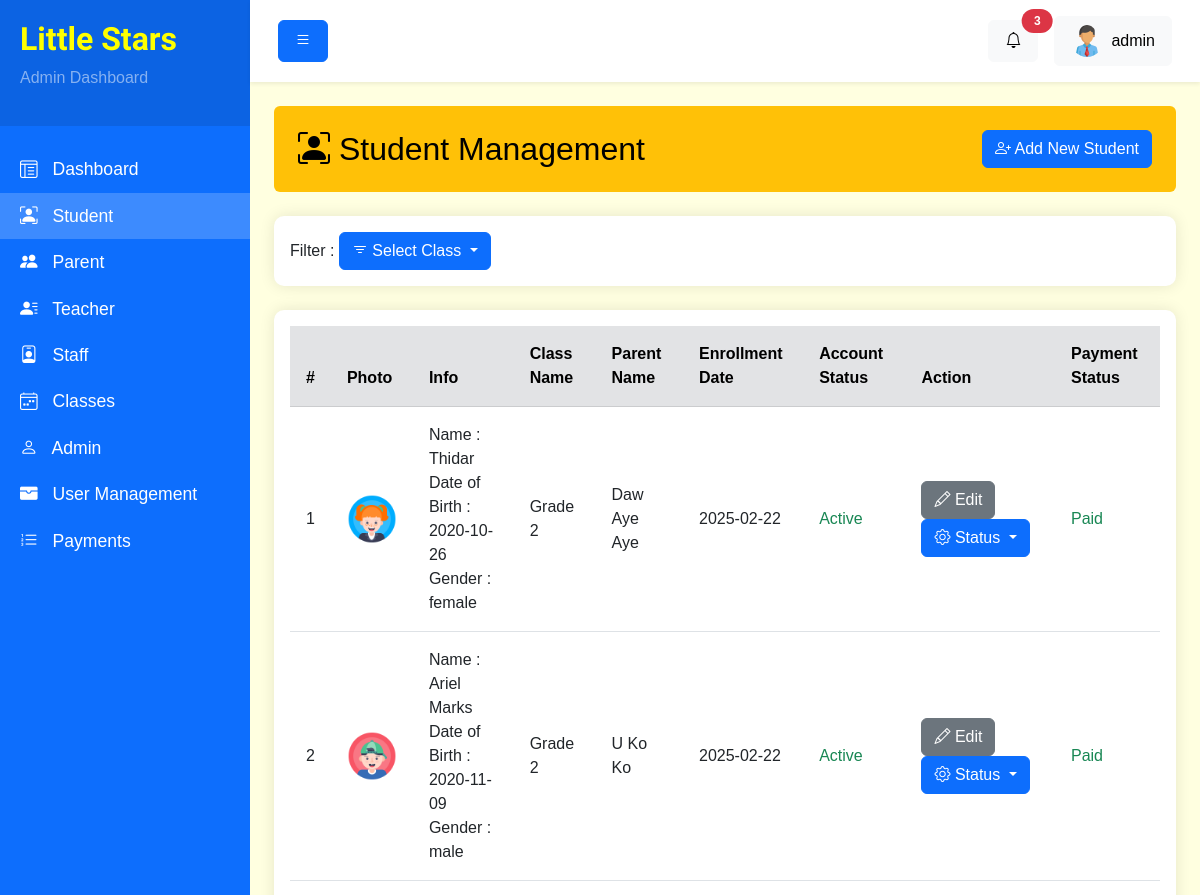
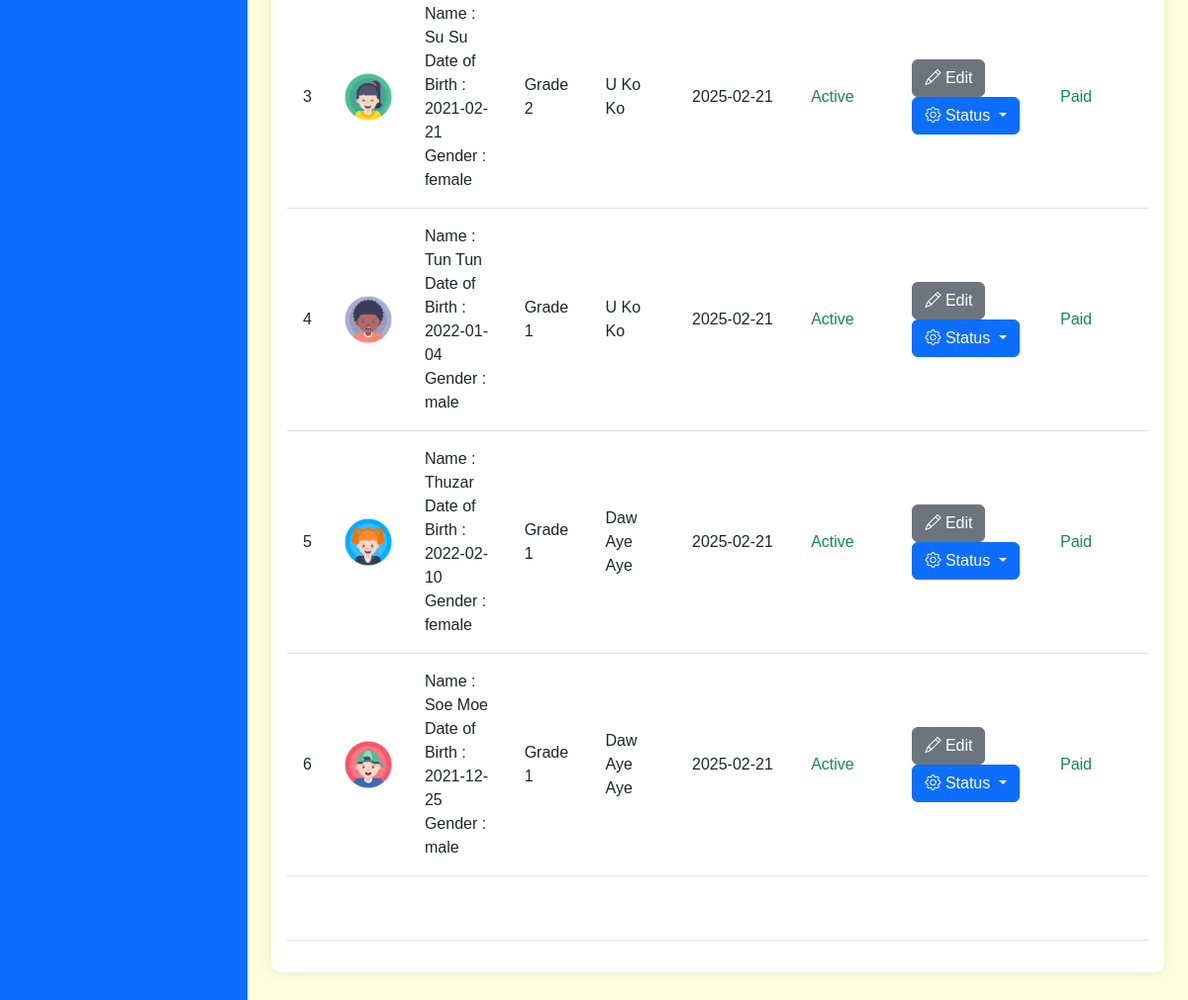
Page /backend/students.php (signed in) on the earlier database version (2 pictures, top to bottom).
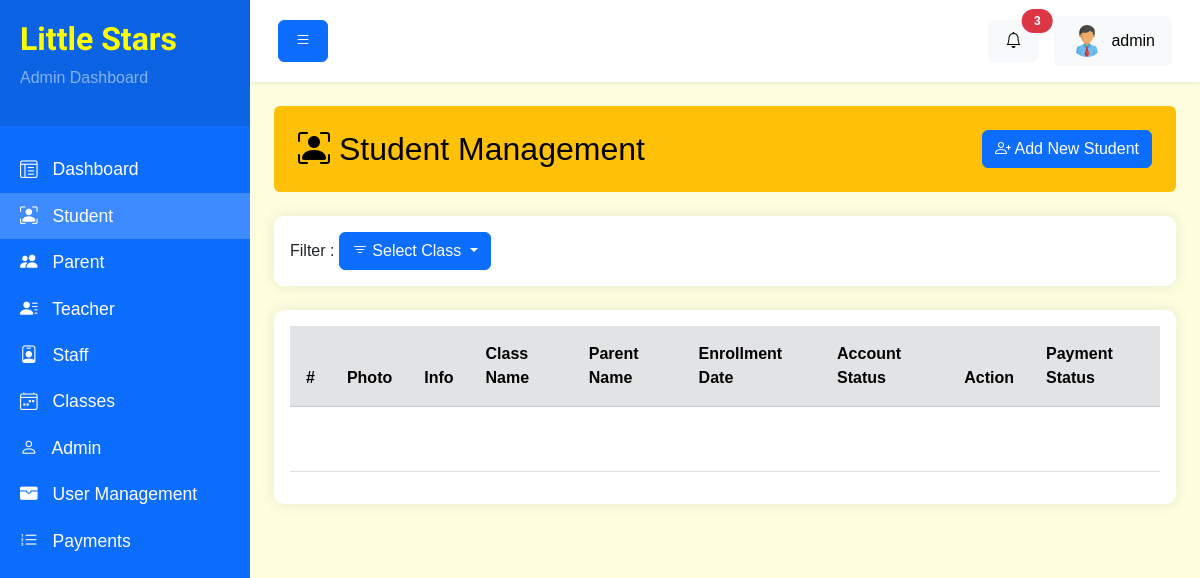
Same page on the later database version.
### tables this page shows
CREATE TABLE `Students` (
  `student_id` int NOT NULL,
  `parent_id` int NOT NULL,
  `class_id` int NOT NULL,
  `name` varchar(50) NOT NULL,
  `photo` varchar(255) DEFAULT NULL,
  `date_of_birth` date NOT NULL,
  `gender` enum('male','female') NOT NULL DEFAULT 'male',
  `enrollment_date` date NOT NULL,
  `status` enum('active','suspend','pending') NOT NULL DEFAULT 'pending'
);

CREATE TABLE `Classes` (
  `class_id` int NOT NULL,
  `teacher_id` int NOT NULL,
  `class_name` varchar(50) NOT NULL,
  `class_photo` varchar(255) DEFAULT NULL,
  `fees` int NOT NULL,
  `age_group` varchar(50) NOT NULL,
  `max_students` int DEFAULT NULL,
  `schedule` text,
  `start_date` date NOT NULL,
  `status` enum('active','inactive') NOT NULL DEFAULT 'active'
);

CREATE TABLE `Parents` (
  `parent_id` int NOT NULL,
  `user_id` int NOT NULL,
  `name` varchar(50) NOT NULL,
  `photo` varchar(255) DEFAULT NULL,
  `phone` varchar(50) NOT NULL,
  `address` text
);

### backend/components/students/table.php (the view, shortened to what the changed rows need)
<div class="card">
    <div class="card-body">
        <div class="table-responsive">
            <table class="table align-middle">
                <thead class="table-secondary">
                    <tr>
                        <th>#</th>
                        <th>Photo</th>
                        <th>Info</th>
                        <th>Class Name</th>
                        <th>Parent Name</th>
                        <th>Enrollment Date</th>
                        <th>Account Status</th>
                        <th>Action</th>
                        <th colspan="2">Payment Status</th>
                    </tr>
                </thead>
                <tbody>
                        <?php if(isset($students) && count($students) > 0) : ?>
                            <?php $i = ($page - 1) * $limit + 1; ?>
                            <?php foreach($students as $student) : ?>
                                <tr>
                                    <td><?= $i++ ?></td>
                                    <td><img src="<?= $student['student_photo'] ? './uploads/' . $student['student_photo'] : 'https://placehold.co/32' ?>" alt="" width="50px"></td>
                                    <td>
                                        Name : <?= $student['student_name'] ?><br>
                                        Date of Birth : <?= $student['date_of_birth'] ?><br>
                                        Gender : <?= $student['gender'] ?>
                                    </td>
                                    <td><?= $student['class_name'] ?></td>
                                    <td><?= $student['parent_name'] ?></td>
                                    <td><?= $student['enrollment_date'] ?></td>
                                    <td>
                                        <?php if($student['student_status'] == 'active') : ?>
                                            <span class="text-success">Active</span>
                                        <?php elseif($student['student_status'] == 'pending') : ?>
                                            <span class="text-warning">Pending</span>
                                        <?php else : ?>
                                            <span class="text-danger">Suspend</span>
                                        <?php endif; ?>
                                    </td>
                                    <td>
                                        <a href="students-edit.php?id=<?= $student['student_id'] ?>" class="btn btn-secondary"><i class="bi bi-pencil"></i> Edit</a>
                                        <div class="dropdown d-inline-block">
                                            <button class="btn btn-primary dropdown-toggle" type="button" data-bs-toggle="dropdown" aria-expanded="false">
                                                <i class="bi bi-gear"></i> Status
                                            </button>
                                        </div>
                                    </td>
                                    <td>
                                        <?php if($student['payment_status'] == 'paid') : ?>
                                            <span class="text-success">Paid</span>
                                        <?php elseif($student['payment_status'] == 'unpaid') : ?>
                                            <span class="text-danger">Unpaid</span>
                                        <?php elseif($student['payment_status'] == 'decline') : ?>
                                            <span class="text-danger">Decline</span>
                                        <?php else : ?>
                                            <span class="text-warning">Checking</span>
                                        <?php endif; ?>
                                    </td>
                                    <td>
                                    </td>
                                </tr>
                            <?php endforeach; ?>
                        <?php endif; ?>
                </tbody>
                <tfoot>
                    <tr>
                        <th colspan="10">
                        </th>
                    </tr>
                </tfoot>
            </table>
        </div>
    </div>
</div>

### backend/components/sidebar.php (shortened to what the changed rows need)
<?php
    $navItems = [
        ['name' => 'Dashboard', 'link'=> 'index.php', 'icon' => 'bi bi-layout-text-window-reverse'],
        ['name' => 'Student', 'link'=> 'students.php', 'icon' => 'bi bi-person-bounding-box'],
        ['name' => 'Parent', 'link'=> 'parents.php' , 'icon' => 'bi bi-people-fill'],
        ['name' => 'Teacher', 'link'=> 'teachers.php' , 'icon' => 'bi bi-person-lines-fill'],
        ['name' => 'Staff', 'link'=> 'staff.php' , 'icon' => 'bi bi-person-badge'],
        ['name' => 'Classes', 'link'=> 'classes.php' , 'icon' => 'bi bi-calendar4-week'],
        ['name' => 'Admin', 'link'=> 'admins.php' , 'icon' => 'bi bi-person'],
        ['name' => 'User Management', 'link'=> 'users.php' , 'icon' => 'bi bi-wallet-fill'],
        ['name' => 'Payments', 'link'=> 'payments.php' , 'icon' => 'bi bi-list-ol'],
    ];
    function activeClass($itemUrl): string {
        $itemUrl = '/backend/' . $itemUrl;
        if ($_SERVER['REQUEST_URI'] == $itemUrl) {
            return 'active';
        }
        return '';
    }
?>
  <nav id="sidebar" class="bg-primary">
      <div class="sidebar-header">
          <h2 class="logo-title text-white">Little Stars</h2>
      </div>
      <ul class="list-unstyled components">
            <?php foreach ($navItems as $item ): ?>
                <li class="<?php echo activeClass($item['link']); ?>">
                    <a href="<?php echo '/backend/'.$item['link'] ?>" >
                    <i class="<?php echo $item['icon'] ?>"></i>
                    <?php echo $item['name'] ?>
                    </a>
                </li>
            <?php endforeach; ?>
      </ul>
  </nav>

Differences in the rows shown:
removed students: photo (picture), name "Thidar", date_of_birth "2020-10-26", gender "female", class.class_name "Grade 2", parent.name "Daw Aye Aye", enrollment_date "2025-02-22", status "Active"
removed students: photo (picture), name "Ariel Marks", date_of_birth "2020-11-09", gender "male", class.class_name "Grade 2", parent.name "U Ko Ko", enrollment_date "2025-02-22", status "Active"
removed students: photo (picture), name "Su Su", date_of_birth "2021-02-21", gender "female", class.class_name "Grade 2", parent.name "U Ko Ko", enrollment_date "2025-02-21", status "Active"
removed students: photo (picture), name "Tun Tun", date_of_birth "2022-01-04", gender "male", class.class_name "Grade 1", parent.name "U Ko Ko", enrollment_date "2025-02-21", status "Active"
removed students: photo (picture), name "Thuzar", date_of_birth "2022-02-10", gender "female", class.class_name "Grade 1", parent.name "Daw Aye Aye", enrollment_date "2025-02-21", status "Active"
removed students: photo (picture), name "Soe Moe", date_of_birth "2021-12-25", gender "male", class.class_name "Grade 1", parent.name "Daw Aye Aye", enrollment_date "2025-02-21", status "Active"
